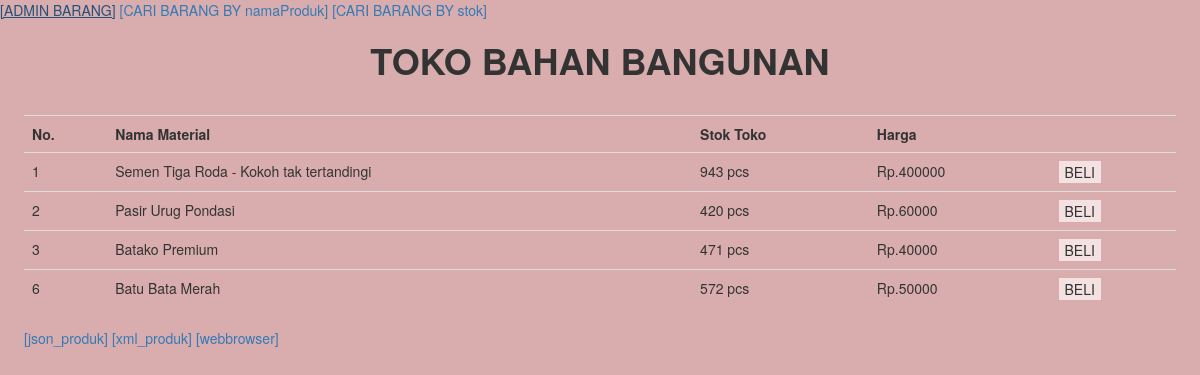
The page / on the database its author committed.
### tables this page shows
CREATE TABLE `produk` (
  `idProduk` int(11) NOT NULL,
  `namaProduk` varchar(45) DEFAULT NULL,
  `stok` int(11) DEFAULT NULL,
  `HPP` varchar(45) DEFAULT NULL,
  `hargaJual` varchar(45) DEFAULT NULL
);

### index.php (the view, shortened to what this page needs)
<!DOCTYPE html>
<html>
<head>
	<link rel="stylesheet" href="https://maxcdn.bootstrapcdn.com/bootstrap/3.4.1/css/bootstrap.min.css">
</head>
<body>
	<a href="login.php" >[ADMIN BARANG]</a>
	<a href="caridgnama.php" >[CARI BARANG BY namaProduk]</a>
	<a href="caridgstok.php" >[CARI BARANG BY stok]</a>
	<h1 align="center"><b>TOKO BAHAN BANGUNAN</b></h1>
	<div class="content">
		<table class="table table-hover">
			<tr>
				<td><b>No.</b></td>
				<td><b>Nama Material</b></td>
				<td><b>Stok Toko</b></td>
				<td><b>Harga</b></td>
				<td><b></b></td>
			</tr>
		<?php
			$c = new mysqli("localhost", "root", "", "kang_bangunan");
			$sql = "SELECT * from produk";
			$result = $c->query($sql);
			if ($result->num_rows > 0) {
				while ($obj = $result->fetch_assoc()) {
				?>
				<tr>
					<td><?=$obj['idProduk']?></td>
					<td><?=$obj['namaProduk']?></td>
					<td><?=$obj['stok']?> pcs</td>
					<td>Rp.<?=$obj['hargaJual']?></td>
					<td><form action="" method="post">
							<button type="submit" name="beli" style="background: #F4E1E1; border: 0; borderradius: 10px;">BELI</button>
						</form>
					</td>
				</tr>
				<?php
				}
			}
		 ?>
		</table>
		<a href="json.php" >[json_produk]</a>
		<a href="xml.php" >[xml_produk]</a>
		<a href="getdataproduk.php" >[webbrowser]</a>
		<br>
	</div>
</body>
</html>

### index.php (style rules this page uses)
body { background-color: #d9adad; }
.content { padding:2%; }

### rows shown on the page
produk: idProduk "1", namaProduk "Semen Tiga Roda - Kokoh tak tertandingi", stok "943", hargaJual "400000"
produk: idProduk "2", namaProduk "Pasir Urug Pondasi", stok "420", hargaJual "60000"
produk: idProduk "3", namaProduk "Batako Premium", stok "471", hargaJual "40000"
produk: idProduk "6", namaProduk "Batu Bata Merah", stok "572", hargaJual "50000"
